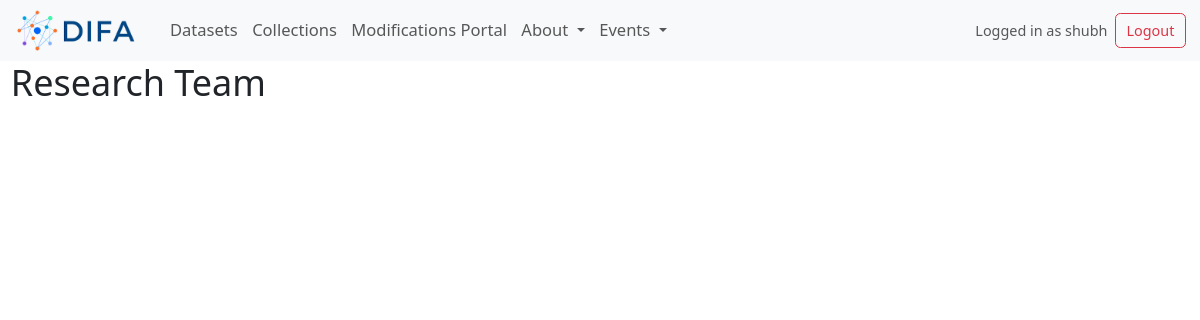
Page /research_team/ (signed in) on the earlier database version.
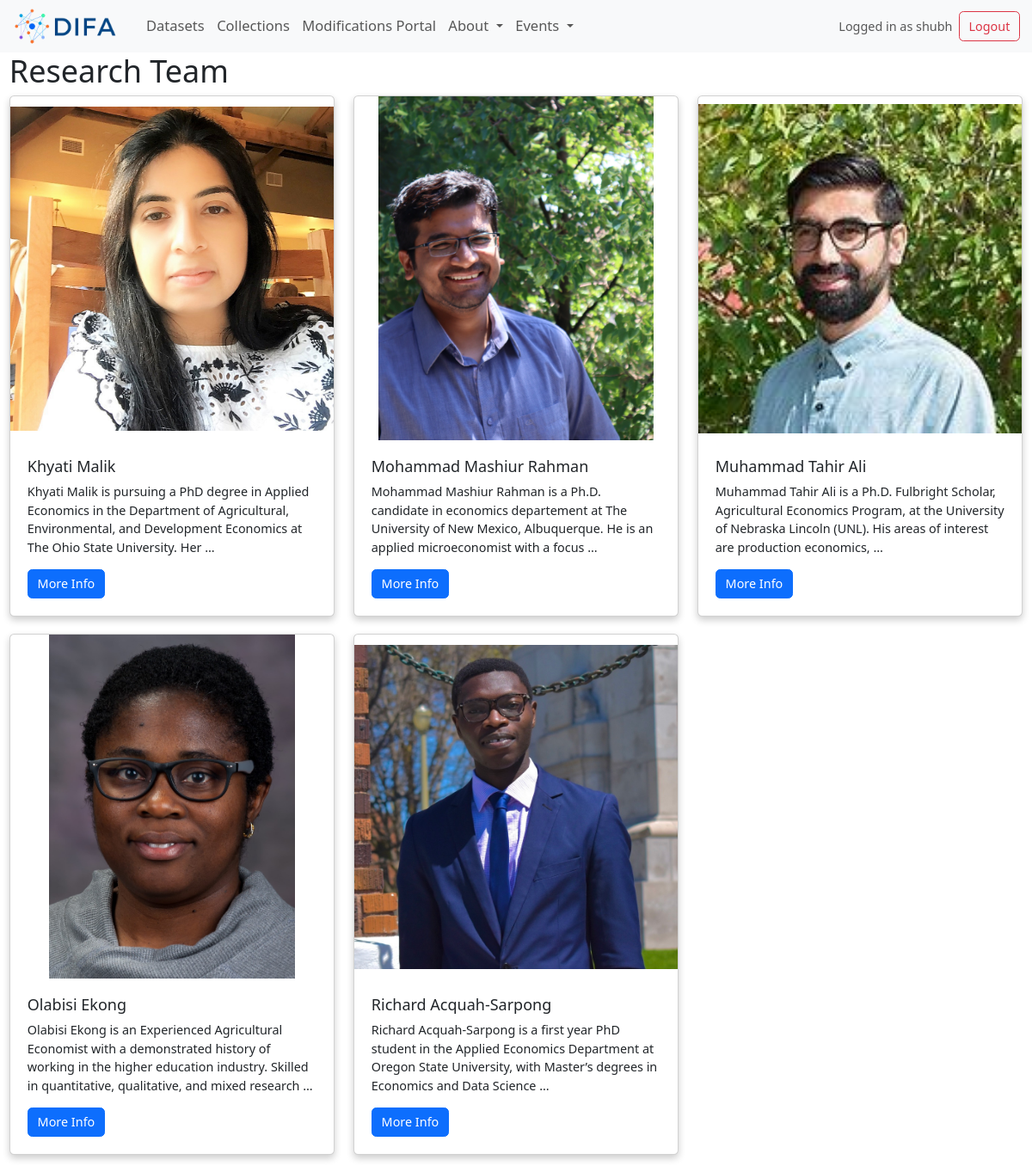
Same page on the later database version.
### datasets/models.py (models this page shows, shortened)
class User(AbstractUser):
    pass

class Person(models.Model):
    name = models.CharField(max_length=100)
    image = models.ImageField(upload_to='persons/images/')
    description = models.TextField()
    difa_workshop_presentation = models.URLField(null=True, blank=True)
    presentation_slides = models.FileField(upload_to='persons/presentation_slides/',blank=True, null=True)  # Add this line
    more_information = models.URLField(blank=True)
    TEAM_CHOICES = [
        ('leadership', 'Leadership Team'),
        ('research', 'Research Team'),
        ('guest', 'Guest'),
    ]
    team = models.CharField(max_length=20, choices=TEAM_CHOICES, default='guest')
    show = models.BooleanField(default=True)

### datasets/views.py (the view)
# urls.py: path('research_team/', views.research_team, name='research_team'),
def research_team(request):
    research_team_members = Person.objects.filter(team='research')
    context = {
        'research_team_members': research_team_members,
    }
    return render(request, 'datasets/research_team.html', context)

### datasets/context_processors.py (called while the page is built)
def persons(request):
    persons_list = Person.objects.filter(show=True)
    return {'persons': persons_list}

### datasets/templates/datasets/research_team.html (shortened to what this page needs)
{% extends 'datasets/base.html' %}
{% block content %}
    <h1>Research Team</h1>
    <div class="row">
        {% for member in research_team_members %}
            <div class="col-lg-4 col-md-6 col-sm-12">
                <div class="card">
                    {% if member.image %}
                        <img src="{{ member.image.url }}" class="card-img-top team-member-img" alt="{{ member.name }}" />
                    {% endif %}
                    <div class="card-body">
                        <h5 class="card-title">{{ member.name }}</h5>
                        <p class="card-text">{{ member.description|truncatewords:25 }}</p>
                        <a href="{% url 'person_detail' person_id=member.id %}" class="btn btn-primary">More Info</a>
                    </div>
                </div>
            </div>
        {% endfor %}
    </div>
{% endblock %}

### datasets/templates/datasets/base.html (shortened to what this page needs)
{% load static %}
<!doctype html>
<html lang="en">
  <head>
    <link href="https://cdn.jsdelivr.net/npm/bootstrap@5.3.0-alpha2/dist/css/bootstrap.min.css" rel="stylesheet">
    <link href="https://cdnjs.cloudflare.com/ajax/libs/select2/4.0.13/css/select2.min.css" rel="stylesheet" />  <script src="https://cdnjs.cloudflare.com/ajax/libs/select2/4.0.13/js/select2.min.js"></script>
  </head>
  <body>
    <div class="flex-container" style="display: flex; flex-direction: column; min-height: 100vh;">
      {% if user.is_authenticated and request.path != '/' %}
      {% include 'datasets/navbar.html' %}
      {% endif %}
  <div class="container-fluid  main-content">
    {% block content %}{% endblock %}
  </div>
</div>
  </body>
</html>

### datasets/templates/datasets/navbar.html (shortened to what this page needs)
{% load static %}
<nav class="navbar navbar-expand-lg navbar-light bg-light custom-navbar" style="padding:3px">
    <div class="container-fluid">
      <a class="navbar-brand" href="/">
        <img src="{% static 'finallogo.png' %}" alt="DIFA Scraper Management Utility" height="45" class="d-inline-block align-text-top logo-full">
      </a>
      <div class="collapse navbar-collapse" id="navbarNav">
        <ul class="navbar-nav me-auto mb-2 mb-lg-0 nav-custom">
          <li class="nav-item">
            <a class="nav-link {% if request.resolver_match.url_name == 'datasets' %}active{% endif %}" aria-current="page" href="{% url 'datasets' %}">Datasets</a>
          </li>
          <li class="nav-item">
            <a class="nav-link {% if request.resolver_match.url_name == 'collections' %}active{% endif %}" href="{% url 'collections' %}">Collections</a>
          </li>
          <li class="nav-item">
            <a class="nav-link {% if request.resolver_match.url_name == 'modification_requests' %}active{% endif %}" href="{% url 'modification_requests' %}">Modifications Portal</a>
          </li>
          <li class="nav-item dropdown">
            <a class="nav-link dropdown-toggle" href="#" id="navbarDropdownAbout" role="button" data-bs-toggle="dropdown" aria-expanded="false">
                About
            </a>
        </li>
        <li class="nav-item dropdown ">
            <a class="nav-link dropdown-toggle" href="#" id="navbarDropdownEvents" role="button" data-bs-toggle="dropdown" aria-expanded="false">
                Events
            </a>
        </li>
        </ul>
        <span class="navbar-text">
          Logged in as {{ request.user.username }}
        </span>
        <a class="btn btn-outline-danger ms-2" href="{% url 'logout' %}">Logout</a>
      </div>
    </div>
  </nav>

### datasets/templates/datasets/base.html (style rules this page uses)
html { font-size: 90%; }
.main-content { transition: padding-top 0.3s; }

### datasets/templates/datasets/navbar.html (style rules this page uses)
.nav-custom { font-size: 1.15rem; }
.custom-navbar { transition: all 0.3s; z-index: 9999; }
.logo-full, .logo-small { transition: opacity 0.3s; }

### datasets/templates/datasets/research_team.html (style rules this page uses)
.team-member-img { height: 400px; width: 100%; object-fit: contain; }
.card { box-shadow: 0 4px 8px 0 rgba(0, 0, 0, 0.2); transition: 0.3s; margin-bottom: 20px; }
.card-body { padding: 20px; }

Differences in the rows shown:
added Person: image (picture), name "Khyati Malik", description "Khyati Malik is pursuing a PhD degree in Applied Economics in the Department of Agricultural, Environmental, and Development Economics at The Ohio State University. Her …"
added Person: image (picture), name "Mohammad Mashiur Rahman", description "Mohammad Mashiur Rahman is a Ph.D. candidate in economics departement at The University of New Mexico, Albuquerque. He is an applied microeconomist with a focus …"
added Person: image (picture), name "Muhammad Tahir Ali", description "Muhammad Tahir Ali is a Ph.D. Fulbright Scholar, Agricultural Economics Program, at the University of Nebraska Lincoln (UNL). His areas of interest are production economics, …"
added Person: image (picture), name "Olabisi Ekong", description "Olabisi Ekong is an Experienced Agricultural Economist with a demonstrated history of working in the higher education industry. Skilled in quantitative, qualitative, and mixed research …"
added Person: image (picture), name "Richard Acquah-Sarpong", description "Richard Acquah-Sarpong is a first year PhD student in the Applied Economics Department at Oregon State University, with Master’s degrees in Economics and Data Science …"
